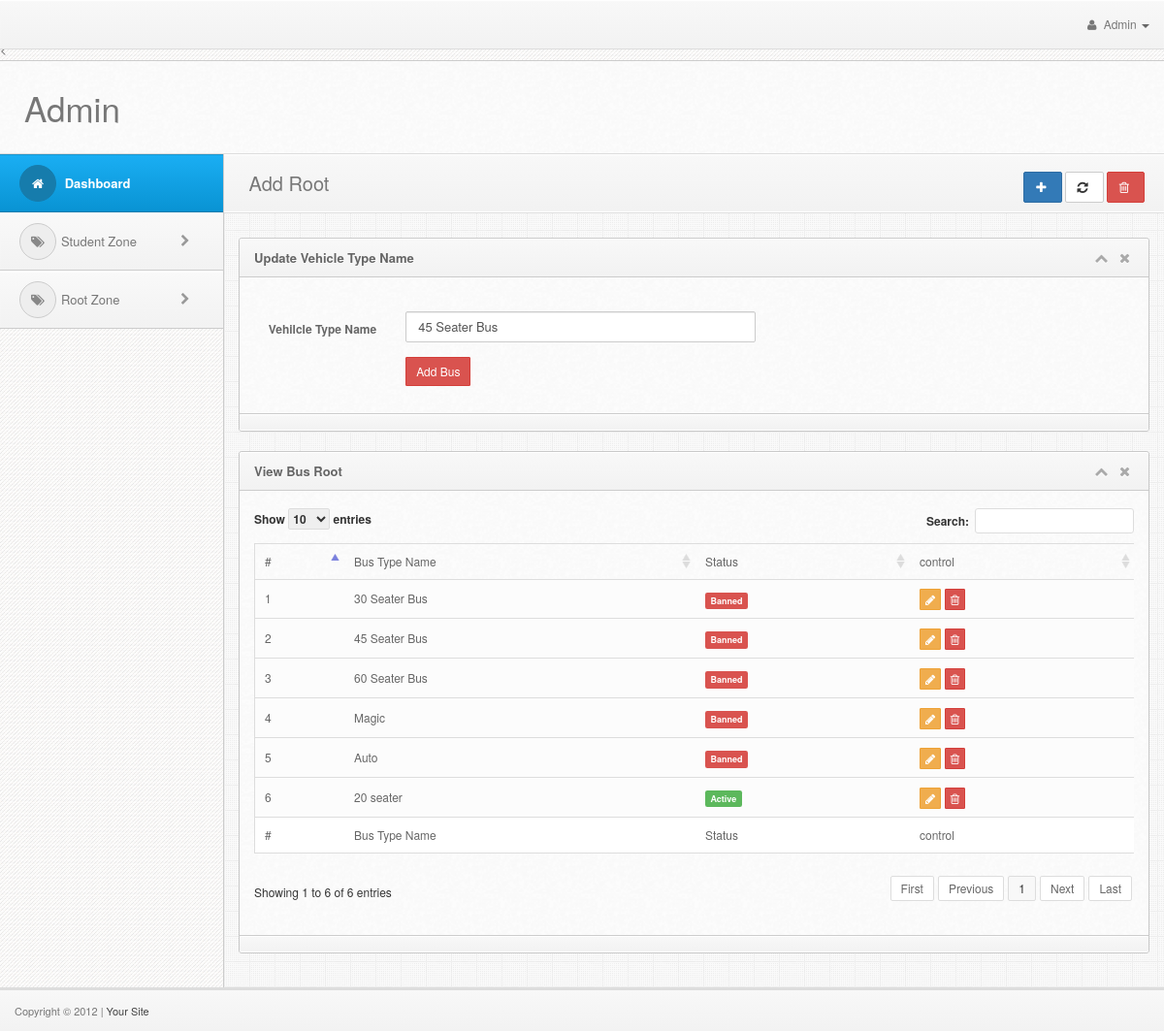
The app's page /admin/BusType.php?vehicle_type_id=2&update=up_vehicle_type_name (signed in) with its own data.
### tables this page shows
CREATE TABLE IF NOT EXISTS `vehicle_type` (
  `vehicle_type_id` int(11) NOT NULL AUTO_INCREMENT,
  `vehicle_type_name` varchar(50) NOT NULL,
  `status` int(1) NOT NULL,
  PRIMARY KEY (`vehicle_type_id`)
);

### admin/library/DbConnect.php (called while the page is built, shortened)
<?php
class DbConnect
{
	function __construct()
	{
		$conn=mysql_connect("localhost","root","");
		return $conn;
	}
}
?>

### admin/library/DbFunction.php (called while the page is built, shortened)
<?php
	include_once("DbConnect.php");
	class DbFunction
	{
			function select_bus_type()
			{
				$qr=mysql_query("select * from vehicle_type");
				return $qr;
			}
			function select_vehicle_type_id($vehicle_type_id)
			{
				$qr=mysql_query("SELECT * FROM `vehicle_type` WHERE vehicle_type_id='$vehicle_type_id'");
				return $qr;
			}
	}
?>

### admin/BusType.php (the view, shortened to what this page needs)
<?php include "header.php"; ?>
<div class="content">
    <?php include "sidebar.php"; ?>
  	<div class="mainbar">
	    <div class="page-head">
	      <h2 class="pull-left"><i class="fa-building-o"></i>Add Root</h2>
        <div class="bread-crumb pull-right">
								  <button class="btn btn-primary" data-toggle="collapse" data-target="#demo"><i class="fa fa-plus"></i> </button>
								  <button class="btn btn-default"><i class="fa fa-refresh"></i> </button>
								  <button class="btn btn-danger"><i class="fa fa-trash-o"></i></i> </button>
        </div>
        <div class="clearfix"></div>
	    </div>
	    <div class="matter">
        <div class="container">
            <div class="row">
              <div class="col-md-12">
                  <?php
					if(isset($_REQUEST['update']))
					{
						if($_REQUEST['update']=="up_vehicle_type_name")
						{
							$vehicle_type_id=$_REQUEST['vehicle_type_id'];
							$select_vehicle_type_id=$dbFun->select_vehicle_type_id($vehicle_type_id);
							$arr=mysql_fetch_array($select_vehicle_type_id);
							?>
                            <div class="widget wgreen" id="demo">
                <div class="widget-head">
                  <div class="pull-left">Update Vehicle Type Name</div>
                  <div class="widget-icons pull-right">
                    <a href="#" class="wminimize"><i class="fa fa-chevron-up"></i></a>
                    <a href="#" class="wclose"><i class="fa fa-times"></i></a>
                  </div>
                  <div class="clearfix"></div>
                </div>
                <div class="widget-content">
                  <div class="padd">
                    <br />
                     <form class="form-horizontal" method="post" action="setting.php?admin2=upvehicletype" enctype="multipart/form-data" role="form">
                          <div class="form-group">
                                  <label class="col-lg-2 control-label">Vehilcle Type Name</label>
                                  <div class="col-lg-5">
                                    <input type="text" name="VehicleType" class="form-control" placeholder="Enter Vehilcle Type" value="<?php echo $arr['vehicle_type_name']; ?>">
                                  </div>
                                </div>
                                <div class="form-group">
                                  <div class="col-lg-offset-2 col-lg-6">
                                    <input type="submit" value="Add Bus" name="AddVehicle" class="btn btn-sm btn-danger" />
                                  </div>
                                </div>
                              </form>
                  </div>
                </div>
                  <div class="widget-foot">
                  </div>
              </div>
							<?php
						}
					}
				?>
              <div class="widget">
                <div class="widget-head">
                  <div class="pull-left">View Bus Root</div>
                  <div class="widget-icons pull-right">
                    <a href="#" class="wminimize"><i class="fa fa-chevron-up"></i></a>
                    <a href="#" class="wclose"><i class="fa fa-times"></i></a>
                  </div>
                  <div class="clearfix"></div>
                </div>
                <div class="widget-content">
                  <div class="padd">
							<div class="page-tables">
								<div class="table-responsive">
									<table cellpadding="0" cellspacing="0" border="0" id="data-table-1" width="100%">
										<thead>
											<tr>
												<th>#</th>
												<th>Bus Type Name</th>
                                                <th>Status</th>
												<th>control</th>
											</tr>
										</thead>
										<tbody>
                                        <?php
										$select_bus_type=$dbFun->select_bus_type();
										while($arr=mysql_fetch_array($select_bus_type))
  {
										?>
									             <tr>
                                                 <td><?php echo $arr['vehicle_type_id']; ?></td>
												<td><?php echo $arr['vehicle_type_name']; ?></td>
												<td>
								<?php
                                if($arr['status']==1)
                                {
                                ?>
                                                <a href="setting.php?vehicle_type_id=<?php echo $arr['vehicle_type_id']; ?>&admin2=st_bus_type&status=0"><span class="label label-success">Active</span></a>
                                                <?php } else { ?>
                                               <a href="setting.php?vehicle_type_id=<?php echo $arr['vehicle_type_id']; ?>&admin2=st_bus_type&status=1"> <span class="label label-danger">Banned</span></a></td>
                                                <?php } ?>
												<td>
								  <a href="BusType.php?vehicle_type_id=<?php echo $arr['vehicle_type_id']; ?>&update=up_vehicle_type_name"><button class="btn btn-xs btn-warning"><i class="fa fa-pencil"></i> </button></a>
                                <a href="setting.php?vehicle_type_id=<?php echo $arr['vehicle_type_id']; ?>&admin2=del_vehicle_type"><button class="btn btn-xs btn-danger"><i class="fa fa-trash-o"></i> </button></a></td>
											</tr>
                                            <?php } ?>
                                        </tbody>
										<tfoot>
											<tr>
												<th>#</th>
												<th>Bus Type Name</th>
                                                <th>Status</th>
												<th>control</th>
											</tr>
										</tfoot>
									</table>
								</div>
								</div>
							</div>
                  </div>
                  <div class="widget-foot">
                  </div>
                </div>
                 </div>
            </div
        </div>
		  </div>
    </div>
</div>
<?php include "footer.php"; ?>
</body>
</html>

### admin/css/style.css (style rules this page uses)
body { font-size: 12px; line-height: 22px; color: #666; border-top: 3px solid #eee; background:#343434 url("../img/back.png") repeat; padding-top: 37px; -webkit-font-smoothing: antialiased; }
h1,h2,h3,h4,h5,h6 { padding: 2px 0px; margin: 2px 0px; color: #777; }
h2 { font-size: 25px; line-height: 35px; }
a { color: #026b9c; }
button { font-size: 11px; }
form { margin: 0px; }
.mainbar { position: relative; margin-left: 230px; margin-right: 0px; width: auto; background:#eee url("../img/main-back.png") repeat; border-left: 1px solid #ccc; z-index: 50; min-height: 800px; }
.mainbar .container { max-width:100% !important; width: 100% !important; }
.page-tables .dataTable { margin-bottom: 20px; }
.page-tables .dataTable { border:1px solid #ddd !important; }
table.dataTable thead .sorting { background: url("../img/data-tables/sort_both.png") no-repeat center right; }
table.dataTable thead .sorting_asc { background: url("../img/data-tables/sort_asc.png") no-repeat center right; }
.page-tables table.dataTable thead th { padding:7px 10px; font-weight:normal; border-bottom:0px !important; }
.page-tables table.dataTable tfoot th { border-top:1px solid #ddd !important; padding:7px 10px; font-weight:normal; background:#fff !important; }
.page-tables table.dataTable td { background:#fcfcfc !important; border-top:1px solid #ddd !important; }
.mainbar .page-head { background-color: #f8f8f8; background: -webkit-gradient(linear, left top, left bottom, from(#f8f8f8), to(#f2f2f2)); background: -webkit-linear-gradient(top, #f8f8f8, #f2f2f2); background: -moz-linear-gradient(top, #f8f8f8, #f2f2f2); background: -ms-linear-gradient(top, #f8f8f8, #f2f2f2); background: -o-linear-gradient(top, #f8f8f8, #f2f2f2); background: linear-gradient(top, #f8f8f8, #f2f2f2); padding: 8px 20px; border-bottom: 1px solid #fff; box-shadow: inset 0px 1px 1px #fff; }
.mainbar .page-head h2 { font-weight: normal; font-size: 20px; }
.mainbar .bread-crumb { font-size: 11px; margin-top: 10px; color: #aaa; }
.mainbar .bread-crumb i { margin-right: 3px; }
.mainbar .matter { border-top: 1px solid #ddd; padding: 15px 0px; }
.widget { border: 1px solid #c9c9c9; border-radius: 3px; margin-top: 10px; margin-bottom: 20px; background: #fafafa url('../img/cream.png') repeat; }
.widget .padd, .modal-body { padding: 13px 15px; }
.widget .widget-head,.modal-header { background-color: #f8f8f8; background: -webkit-gradient(linear, left top, left bottom, from(#f8f8f8), to(#f2f2f2)); background: -webkit-linear-gradient(top, #f8f8f8, #f2f2f2); background: -moz-linear-gradient(top, #f8f8f8, #f2f2f2); background: -ms-linear-gradient(top, #f8f8f8, #f2f2f2); background: -o-linear-gradient(top, #f8f8f8, #f2f2f2); background: linear-gradient(top, #f8f8f8, #f2f2f2); border-top-right-radius: 3px; border-top-left-radius: 3px; text-shadow:0px 1px #fff; border-bottom: 1px solid #ccc; border-top: 1px solid #fff; color: #666; font-size: 13px; font-weight: bold; padding: 8px 15px; }
.widget .widget-head .widget-icons i { font-size: 14px; margin: 0px 4px; }
.widget .widget-head .widget-icons a { color: #aaa; }
.widget .widget-foot, .modal-footer { background-color: #f8f8f8; background: -webkit-gradient(linear, left top, left bottom, from(#f8f8f8), to(#f2f2f2)); background: -webkit-linear-gradient(top, #f8f8f8, #f2f2f2); background: -moz-linear-gradient(top, #f8f8f8, #f2f2f2); background: -ms-linear-gradient(top, #f8f8f8, #f2f2f2); background: -o-linear-gradient(top, #f8f8f8, #f2f2f2); background: linear-gradient(top, #f8f8f8, #f2f2f2); border-bottom-right-radius: 3px; border-bottom-left-radius: 3px; text-shadow:0px 1px #fff; border-bottom: 1px solid #fff; border-top: 1px solid #ccc; padding: 8px 15px; font-size: 12px; color: #555; box-shadow: inset 0px 1px 1px #fff; }

### records on screen
vehicle_type: VehicleType "45 Seater Bus", vehicle_type_id "2", vehicle_type_name "45 Seater Bus"
vehicle_type: vehicle_type_id "1", vehicle_type_name "30 Seater Bus"
vehicle_type: vehicle_type_id "3", vehicle_type_name "60 Seater Bus"
vehicle_type: vehicle_type_id "4", vehicle_type_name "Magic"
vehicle_type: vehicle_type_id "5", vehicle_type_name "Auto"
vehicle_type: vehicle_type_id "6", vehicle_type_name "20 seater"
